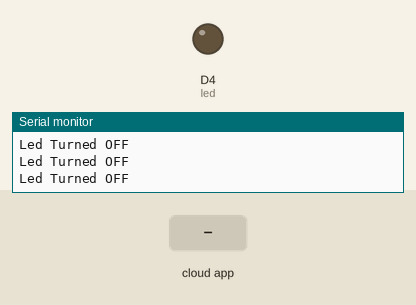
The sketch below on a simulated ESP8266 (NodeMCU). Parts: output pins drawn as LEDs (lit = HIGH), the last lines printed to the serial monitor. Inputs (shaded band) come from the test bench. WiFi joins after 1.5 s; servers stay silent unless stated; the Firebase database answers and starts empty.

Above: at 3.8 s.
3.9 s: the phone or cloud app sets LED_STATUS to ON
At 5.1 s:
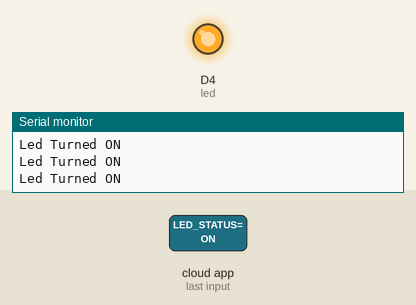
5.5 s: the phone or cloud app sets LED_STATUS to OFF
At 6.3 s:
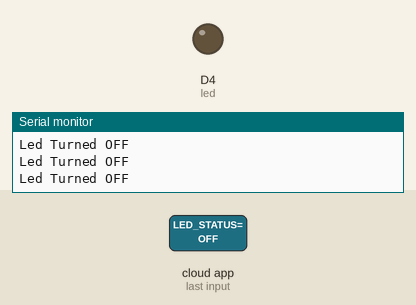
Timing chart, 0 to 8.5 s (numbered marks = the images above; inputs shaded):
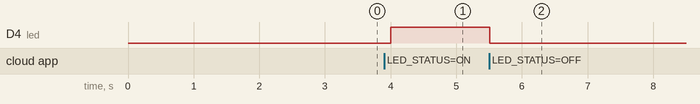

Measured:
- after the input at 3.9 s, D4 (led): LOW → HIGH after 0.11 s
- after the input at 5.5 s, D4 (led): HIGH → LOW at once

The sketch:

fire_test.ino
```cpp
#include <ESP8266WiFi.h>                                                // esp8266 library
#include <FirebaseArduino.h>                                             // firebase library

#define FIREBASE_HOST "home-security-92d7b.firebaseio.com"                         // the project name address from firebase id
#define FIREBASE_AUTH "sXN3hqKr4UgZUCfT1oDPDMEY3dOv3Od5KchZu40m"                    // the secret key generated from firebase
#define WIFI_SSID "SLT-Tharindu"                                          // input your home or public wifi name
#define WIFI_PASSWORD "thakewifi"                                    //password of wifi ssid

String fireStatus = "";                                                     // led status received from firebase
int led = D4;                                                                // for external led
void setup() {
  Serial.begin(9600);
  delay(1000);
  pinMode(LED_BUILTIN, OUTPUT);
  pinMode(led, OUTPUT);
  WiFi.begin(WIFI_SSID, WIFI_PASSWORD);                                      //try to connect with wifi
  Serial.print("Connecting to ");
  Serial.print(WIFI_SSID);
  while (WiFi.status() != WL_CONNECTED) {
    Serial.print(".");
    delay(500);
  }
  Serial.println();
  Serial.print("Connected to ");
  Serial.println(WIFI_SSID);
  Serial.print("IP Address is : ");
  Serial.println(WiFi.localIP());                                                      //print local IP address
  Firebase.begin(FIREBASE_HOST, FIREBASE_AUTH);                                       // connect to firebase
  Firebase.setString("LED_STATUS", "OFF");                                          //send initial string of led status
}

void loop() {
  fireStatus = Firebase.getString("LED_STATUS");                                      // get ld status input from firebase
  if (fireStatus == "ON") {                                                          // compare the input of led status received from firebase
    Serial.println("Led Turned ON");
    digitalWrite(LED_BUILTIN, LOW);                                                  // make bultin led ON
    digitalWrite(led, HIGH);                                                         // make external led ON
  }
  else if (fireStatus == "OFF") {                                                  // compare the input of led status received from firebase
    Serial.println("Led Turned OFF");
    digitalWrite(LED_BUILTIN, HIGH);                                               // make bultin led OFF
    digitalWrite(led, LOW);                                                         // make external led OFF
  }
  else {
    Serial.println("Wrong Credential! Please send ON/OFF");
  }
}
```
